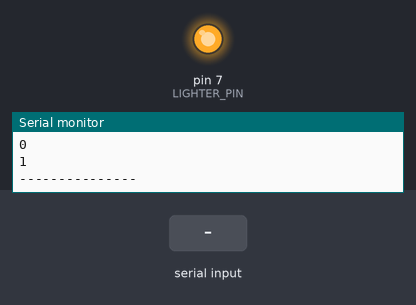
The sketch below on a simulated Arduino Uno, built with avr-gcc and run on an emulated ATmega328P. Parts: output pins drawn as LEDs (lit = HIGH), the last lines printed to the serial monitor. The inputs (shaded band) are chosen by the test bench.

Above: at 1.2 s.
1.3 s: "1\n" received over Serial
At 2.1 s:
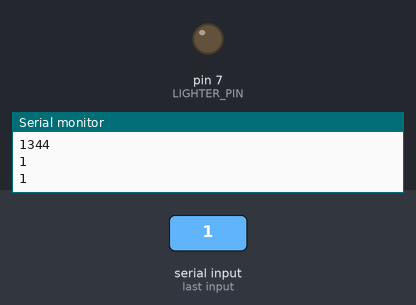
3.8 s: "2\n" received over Serial
At 6.8 s:
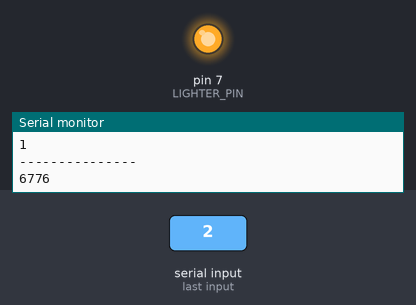
Timing chart, 0 to 8.3 s (numbered marks = the images above; inputs shaded):
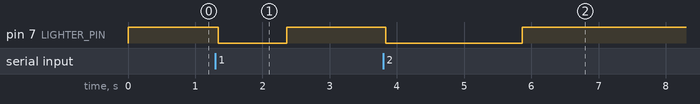

The sketch:

Plasma_Arduino.ino
```cpp
#include <stdlib.h>

#define LIGHTER_PIN 7    // Plasma lighter relay (active-low)


bool lighterActive = false;
unsigned long lighterStartTime = 0;
// const unsigned long LIGHTER_DURATION = 3500;  // XXX-milisecond pulse for lighter
unsigned long duration;

void setup() {
  Serial.begin(9600);  // Start serial communication
  pinMode(LIGHTER_PIN, OUTPUT);
  digitalWrite(LIGHTER_PIN, HIGH);  // Start with lighter off (active-low)

  Serial.println("System ready. L1 for lighter pulse. Box close triggers lighter.");
}

void loop() {
  unsigned long currentTime = millis();

  // Check for serial commands
  if (Serial.available() > 0) {
    String command = Serial.readStringUntil('\n');
    command.trim();

    duration = strtoul(command.c_str(), NULL, 10);
    Serial.println(duration);

  // validate input
//  if (!std::istringstream(std::string(1, command)).eof() >> duration ||
//    duration > ULONG_MAX) {
//    Serial.println("Invalid input");
//    return;
//  }

  // Lighter manual pulse trigger (active-low)
  //      if (command == "L1" && !lighterActive) {
  if (!lighterActive) {
      digitalWrite(LIGHTER_PIN, LOW);  // Activate lighter
      lighterActive = true;
      lighterStartTime = currentTime;
      Serial.println("Lighter ON (3.5s pulse)");
    }
  }

  // Lighter auto-off after Xs (active-low)
  Serial.println("---------------");
  Serial.println(currentTime);
  Serial.println(lighterStartTime);
  Serial.println(duration);
  Serial.println((currentTime - lighterStartTime >= duration));
  if (lighterActive && (currentTime - lighterStartTime >= duration * 1000)) {
    digitalWrite(LIGHTER_PIN, HIGH);  // Deactivate lighter
    lighterActive = false;
    Serial.println("Lighter OFF");
  }

  delay(50);  // Debounce
}
```

Measured:
- after the input at 1.3 s, pin 7 (LIGHTER_PIN): HIGH → LOW after 0.05 s, → HIGH 1.0 s later
- after the input at 3.8 s, pin 7 (LIGHTER_PIN): HIGH → LOW at once, → HIGH 2.0 s later
